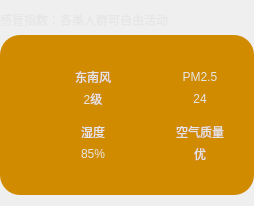
     <widget class="QWidget" name="widget03" native="true">
      <property name="styleSheet">
       <string notr="true">color:rgb(230,230,230)</string>
      </property>
      <layout class="QVBoxLayout" name="verticalLayout" stretch="1,5">
       <property name="leftMargin">
        <number>0</number>
       </property>
       <property name="rightMargin">
        <number>0</number>
       </property>
       <item>
        <widget class="QLabel" name="labelAirTips">
         <property name="text">
          <string>感冒指数：各类人群可自由活动</string>
         </property>
        </widget>
       </item>
       <item>
        <widget class="QWidget" name="widget0301" native="true">
         <property name="styleSheet">
          <string notr="true">background-color: rgb(209, 139, 0);
border-radius: 20px;</string>
         </property>
         <layout class="QGridLayout" name="gridLayout">
          <property name="leftMargin">
           <number>30</number>
          </property>
          <property name="topMargin">
           <number>30</number>
          </property>
          <property name="rightMargin">
           <number>30</number>
          </property>
          <property name="bottomMargin">
           <number>30</number>
          </property>
          <property name="horizontalSpacing">
           <number>20</number>
          </property>
          <property name="verticalSpacing">
           <number>10</number>
          </property>
          <item row="0" column="0">
           <layout class="QHBoxLayout" name="horizontalLayout">
            <item>
             <widget class="QLabel" name="labelFX">
              <property name="minimumSize">
               <size>
                <width>45</width>
                <height>45</height>
               </size>
              </property>
              <property name="maximumSize">
               <size>
                <width>45</width>
                <height>45</height>
               </size>
              </property>
              <property name="text">
               <string/>
              </property>
              <property name="pixmap">
               <pixmap resource="res.qrc">:/res/wind.png</pixmap>
              </property>
              <property name="scaledContents">
               <bool>true</bool>
              </property>
             </widget>
            </item>
            <item>
             <layout class="QVBoxLayout" name="verticalLayout_2">
              <item>
               <widget class="QLabel" name="labelWindsType">
                <property name="text">
                 <string>东南风</string>
                </property>
                <property name="alignment">
                 <set>Qt::AlignCenter</set>
                </property>
               </widget>
              </item>
              <item>
               <widget class="QLabel" name="labelWindsType_data">
                <property name="text">
                 <string>2级</string>
                </property>
                <property name="alignment">
                 <set>Qt::AlignCenter</set>
                </property>
               </widget>
              </item>
             </layout>
            </item>
           </layout>
          </item>
          <item row="0" column="1">
           <layout class="QHBoxLayout" name="horizontalLayout_2">
            <item>
             <widget class="QLabel" name="labelFX_2">
              <property name="minimumSize">
               <size>
                <width>45</width>
                <height>45</height>
               </size>
              </property>
              <property name="maximumSize">
               <size>
                <width>45</width>
                <height>45</height>
               </size>
              </property>
              <property name="text">
               <string/>
              </property>
              <property name="pixmap">
               <pixmap resource="res.qrc">:/res/pm2.5.png</pixmap>
              </property>
              <property name="scaledContents">
               <bool>true</bool>
              </property>
             </widget>
            </item>
            <item>
             <layout class="QVBoxLayout" name="verticalLayout_3">
              <item>
               <widget class="QLabel" name="labelPM25">
                <property name="text">
                 <string>PM2.5</string>
                </property>
                <property name="alignment">
                 <set>Qt::AlignCenter</set>
                </property>
               </widget>
              </item>
              <item>
               <widget class="QLabel" name="labelPM25Data">
                <property name="text">
                 <string>24</string>
                </property>
                <property name="alignment">
                 <set>Qt::AlignCenter</set>
                </property>
               </widget>
              </item>
             </layout>
            </item>
           </layout>
          </item>
          <item row="1" column="0">
           <layout class="QHBoxLayout" name="horizontalLayout_4">
            <item>
             <widget class="QLabel" name="labelFX_4">
              <property name="minimumSize">
               <size>
                <width>45</width>
                <height>45</height>
               </size>
              </property>
              <property name="maximumSize">
               <size>
                <width>45</width>
                <height>45</height>
               </size>
              </property>
              <property name="text">
               <string/>
              </property>
              <property name="pixmap">
               <pixmap resource="res.qrc">:/res/de.png</pixmap>
              </property>
              <property name="scaledContents">
               <bool>true</bool>
              </property>
             </widget>
            </item>
            <item>
             <layout class="QVBoxLayout" name="verticalLayout_5">
              <item>
               <widget class="QLabel" name="labelHumidity">
                <property name="text">
                 <string>湿度</string>
                </property>
                <property name="alignment">
                 <set>Qt::AlignCenter</set>
                </property>
               </widget>
              </item>
              <item>
               <widget class="QLabel" name="labelHumidityData">
                <property name="text">
                 <string>85%</string>
                </property>
                <property name="alignment">
                 <set>Qt::AlignCenter</set>
                </property>
               </widget>
              </item>
             </layout>
            </item>
           </layout>
          </item>
          <item row="1" column="1">
           <layout class="QHBoxLayout" name="horizontalLayout_3">
            <item>
             <widget class="QLabel" name="labelFX_3">
              <property name="minimumSize">
               <size>
                <width>45</width>
                <height>45</height>
               </size>
              </property>
              <property name="maximumSize">
               <size>
                <width>45</width>
                <height>45</height>
               </size>
              </property>
              <property name="text">
               <string/>
              </property>
              <property name="pixmap">
               <pixmap resource="res.qrc">:/res/air qulity.png</pixmap>
              </property>
              <property name="scaledContents">
               <bool>true</bool>
              </property>
             </widget>
            </item>
            <item>
             <layout class="QVBoxLayout" name="verticalLayout_4">
              <item>
               <widget class="QLabel" name="labelAirQuality">
                <property name="text">
                 <string>空气质量</string>
                </property>
                <property name="alignment">
                 <set>Qt::AlignCenter</set>
                </property>
               </widget>
              </item>
              <item>
               <widget class="QLabel" name="labelAirQualityData">
                <property name="text">
                 <string>优</string>
                </property>
                <property name="alignment">
                 <set>Qt::AlignCenter</set>
                </property>
               </widget>
              </item>
             </layout>
            </item>
           </layout>
          </item>
         </layout>
        </widget>
       </item>
      </layout>
     </widget>
